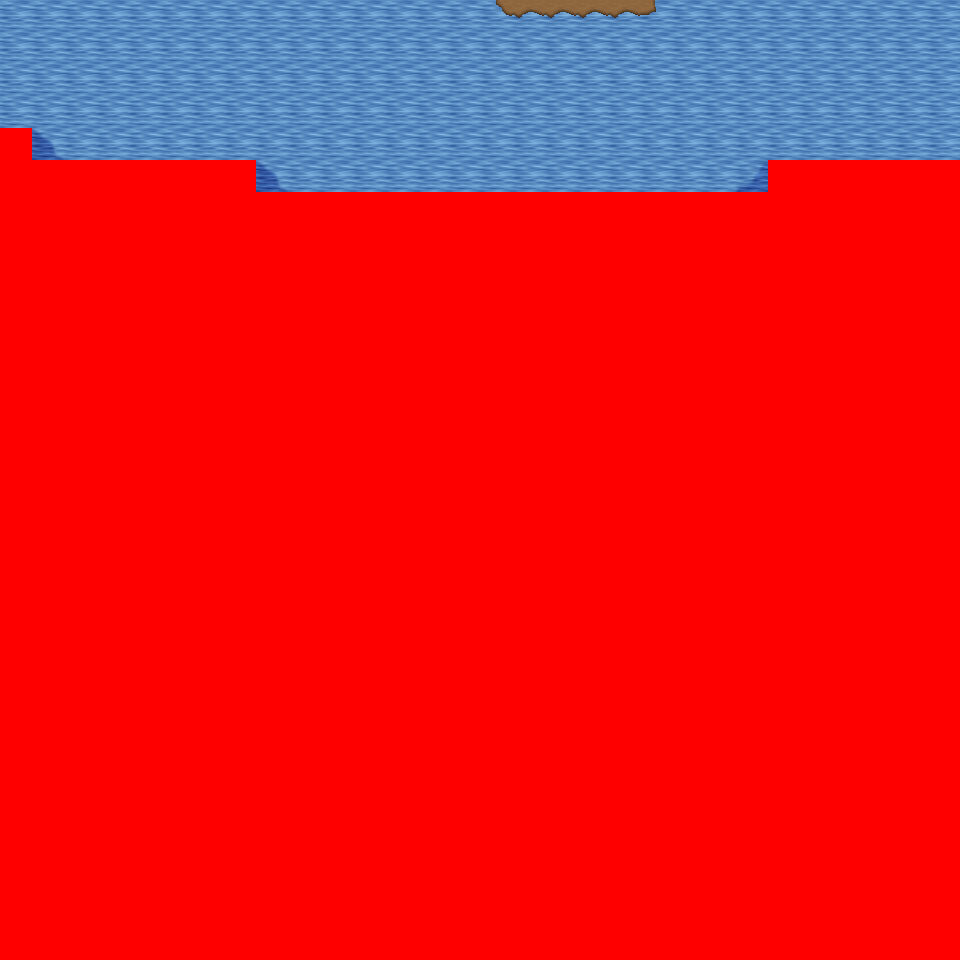

Rendered tile map (Tiled .tmx) drawn with the repository's tilesets; below, a short description and the map source with its tile grids summarised:
An orthogonal 30x30 tile map with 32x32 px tiles, 6 tile layers (Ground, Object, Object2, Above, ...), 37 tilesets and 3 objects (3x mapchange).

<map version="1.0" orientation="orthogonal" renderorder="right-down" width="30" height="30" tilewidth="32" tileheight="32" nextobjectid="4">
  <tileset firstgid="1" name="tileset_logic_collision" tilewidth="32" tileheight="32" tilecount="1" columns="1">
    <image source="../drawable/tileset_logic_collision.png" width="32" height="32" />
  </tileset>
  <tileset firstgid="2" name="tileset_ground_ground" tilewidth="32" tileheight="32" tilecount="33" columns="3">
    <image source="../drawable/tileset_ground_ground.png" width="96" height="352" />
  </tileset>
  <tileset firstgid="35" name="tileset_building_castle" tilewidth="32" tileheight="32" tilecount="320" columns="20">
    <image source="../drawable/tileset_building_castle.png" width="640" height="512" />
  </tileset>
  <tileset firstgid="355" name="tileset_item_weapon_cannon" tilewidth="32" tileheight="32" tilecount="12" columns="3">
    <image source="../drawable/tileset_item_weapon_cannon.png" width="96" height="128" />
  </tileset>
  <tileset firstgid="367" name="tileset_item_pot_barrels_1" tilewidth="32" tileheight="32" tilecount="8" columns="4">
    <image source="../drawable/tileset_item_pot_barrels_1.png" width="128" height="64" />
  </tileset>
  <tileset firstgid="375" name="tileset_ground_water_pool" tilewidth="32" tileheight="32" tilecount="72" columns="3">
    <image source="../drawable/tileset_ground_water_pool.png" width="96" height="768" />
  </tileset>
  <tileset firstgid="447" name="tileset_ground_earth_edges" tilewidth="32" tileheight="32" tilecount="18" columns="6">
    <image source="../drawable/tileset_ground_earth_edges.png" width="192" height="96" />
  </tileset>
  <tileset firstgid="465" name="tileset_ground_grass_edges" tilewidth="32" tileheight="32" tilecount="36" columns="12">
    <image source="../drawable/tileset_ground_grass_edges.png" width="384" height="96" />
  </tileset>
  <tileset firstgid="501" name="tileset_ground_grass_corners" tilewidth="32" tileheight="32" tilecount="24" columns="6">
    <image source="../drawable/tileset_ground_grass_corners.png" width="192" height="128" />
  </tileset>
  <tileset firstgid="525" name="tileset_plant_tree_tree_darkgreen" tilewidth="32" tileheight="32" tilecount="88" columns="8">
    <image source="../drawable/tileset_plant_tree_tree_darkgreen.png" width="256" height="352" />
  </tileset>
  <tileset firstgid="613" name="tileset_plant_stump_stump_vertical" tilewidth="32" tileheight="32" tilecount="1" columns="1">
    <image source="../drawable/tileset_plant_stump_stump_vertical.png" width="32" height="32" />
  </tileset>
  <tileset firstgid="614" name="tileset_building_decoration_pool" tilewidth="32" tileheight="32" tilecount="9" columns="3">
    <image source="../drawable/tileset_building_decoration_pool.png" width="96" height="96" />
  </tileset>
  <tileset firstgid="623" name="tileset_plant_vine" tilewidth="32" tileheight="32" tilecount="3" columns="1">
    <image source="../drawable/tileset_plant_vine.png" width="32" height="96" />
  </tileset>
  <tileset firstgid="626" name="tileset_plant_flower_leafy_daisy_red" tilewidth="32" tileheight="32" tilecount="8" columns="2">
    <image source="../drawable/tileset_plant_flower_leafy_daisy_red.png" width="64" height="128" />
  </tileset>
  <tileset firstgid="634" name="tileset_plant_flower_daisy_blue" tilewidth="32" tileheight="32" tilecount="8" columns="2">
    <image source="../drawable/tileset_plant_flower_daisy_blue.png" width="64" height="128" />
  </tileset>
  <tileset firstgid="642" name="tileset_plant_flower_daisy_white" tilewidth="32" tileheight="32" tilecount="8" columns="2">
    <image source="../drawable/tileset_plant_flower_daisy_white.png" width="64" height="128" />
  </tileset>
  <tileset firstgid="650" name="tileset_plant_flower_leafy_daisy_yellow" tilewidth="32" tileheight="32" tilecount="8" columns="2">
    <image source="../drawable/tileset_plant_flower_leafy_daisy_yellow.png" width="64" height="128" />
  </tileset>
  <tileset firstgid="658" name="tileset_plant_flower_foxgloves" tilewidth="32" tileheight="32" tilecount="4" columns="2">
    <image source="../drawable/tileset_plant_flower_foxgloves.png" width="64" height="64" />
  </tileset>
  <tileset firstgid="662" name="tileset_plant_tree_locust_tree" tilewidth="32" tileheight="32" tilecount="20" columns="4">
    <image source="../drawable/tileset_plant_tree_locust_tree.png" width="128" height="160" />
  </tileset>
  <tileset firstgid="682" name="tileset_furniture_chair_bench_iron" tilewidth="32" tileheight="32" tilecount="4" columns="2">
    <image source="../drawable/tileset_furniture_chair_bench_iron.png" width="64" height="64" />
  </tileset>
  <tileset firstgid="686" name="tileset_item_statue_seahorse" tilewidth="32" tileheight="32" tilecount="12" columns="4">
    <image source="../drawable/tileset_item_statue_seahorse.png" width="128" height="96" />
  </tileset>
  <tileset firstgid="698" name="tileset_building_decoration_chimney_brown_stacks" tilewidth="32" tileheight="32" tilecount="2" columns="1">
    <image source="../drawable/tileset_building_decoration_chimney_brown_stacks.png" width="32" height="64" />
  </tileset>
  <tileset firstgid="700" name="tileset_plant_flower_small_flower_bed_2" tilewidth="32" tileheight="32" tilecount="12" columns="3">
    <image source="../drawable/tileset_plant_flower_small_flower_bed_2.png" width="96" height="128" />
  </tileset>
  <tileset firstgid="712" name="tileset_plant_flower_flower_bed_1" tilewidth="32" tileheight="32" tilecount="35" columns="7">
    <image source="../drawable/tileset_plant_flower_flower_bed_1.png" width="224" height="160" />
  </tileset>
  <tileset firstgid="747" name="tileset_plant_flower_pointed_yellow" tilewidth="32" tileheight="32" tilecount="2" columns="2">
    <image source="../drawable/tileset_plant_flower_pointed_yellow.png" width="64" height="32" />
  </tileset>
  <tileset firstgid="749" name="tileset_plant_flower_red_white" tilewidth="32" tileheight="32" tilecount="16" columns="4">
    <image source="../drawable/tileset_plant_flower_red_white.png" width="128" height="128" />
  </tileset>
  <tileset firstgid="765" name="tileset_building_decoration_chimney" tilewidth="32" tileheight="32" tilecount="2" columns="1">
    <image source="../drawable/tileset_building_decoration_chimney.png" width="32" height="64" />
  </tileset>
  <tileset firstgid="767" name="tileset_furniture_light_lamp_blue" tilewidth="32" tileheight="32" tilecount="3" columns="1">
    <image source="../drawable/tileset_furniture_light_lamp_blue.png" width="32" height="96" />
  </tileset>
  <tileset firstgid="770" name="tileset_plant_tree_fall_trees" tilewidth="32" tileheight="32" tilecount="40" columns="8">
    <image source="../drawable/tileset_plant_tree_fall_trees.png" width="256" height="160" />
  </tileset>
  <tileset firstgid="810" name="tileset_plant_leaves" tilewidth="32" tileheight="32" tilecount="8" columns="4">
    <image source="../drawable/tileset_plant_leaves.png" width="128" height="64" />
  </tileset>
  <tileset firstgid="818" name="tileset_plant_flower_planted_containers" tilewidth="32" tileheight="32" tilecount="16" columns="4">
    <image source="../drawable/tileset_plant_flower_planted_containers.png" width="128" height="128" />
  </tileset>
  <tileset firstgid="834" name="tileset_building_decoration_banner" tilewidth="32" tileheight="32" tilecount="12" columns="1">
    <image source="../drawable/tileset_building_decoration_banner.png" width="32" height="384" />
  </tileset>
  <tileset firstgid="846" name="tileset_building_cottage" tilewidth="32" tileheight="32" tilecount="256" columns="16">
    <image source="../drawable/tileset_building_cottage.png" width="512" height="512" />
  </tileset>
  <tileset firstgid="1102" name="tileset_building_door_doors" tilewidth="32" tileheight="32" tilecount="256" columns="16">
    <image source="../drawable/tileset_building_door_doors.png" width="512" height="512" />
  </tileset>
  <tileset firstgid="1358" name="tileset_building_roof_thatched_roof" tilewidth="32" tileheight="32" tilecount="256" columns="16">
    <image source="../drawable/tileset_building_roof_thatched_roof.png" width="512" height="512" />
  </tileset>
  <tileset firstgid="1614" name="tileset_building_window_windows" tilewidth="32" tileheight="32" tilecount="256" columns="16">
    <image source="../drawable/tileset_building_window_windows.png" width="512" height="512" />
  </tileset>
  <tileset firstgid="1870" name="tileset_ground_ground_3" tilewidth="32" tileheight="32" tilecount="5" columns="5">
    <image source="../drawable/tileset_ground_ground_3.png" width="160" height="32" />
  </tileset>
  <layer name="Ground" width="30" height="30">
    <data>[900 cells, 240 non-empty, 5 distinct tile ids]</data>
  </layer>
  <layer name="Object" width="30" height="30">
    <data>[900 cells, 6 non-empty, 3 distinct tile ids]</data>
  </layer>
  <layer name="Object2" width="30" height="30">
    <data>[900 cells, 0 non-empty, 0 distinct tile ids]</data>
  </layer>
  <layer name="Above" width="30" height="30">
    <data>[900 cells, 0 non-empty, 0 distinct tile ids]</data>
  </layer>
  <layer name="Above2" width="30" height="30">
    <data>[900 cells, 0 non-empty, 0 distinct tile ids]</data>
  </layer>
  <layer name="Walkable" width="30" height="30">
    <data>[900 cells, 735 non-empty, 1 distinct tile ids]</data>
  </layer>
  <objectgroup name="MapEvents">
    <object id="1" name="north" type="mapchange" x="0" y="0" width="960" height="32">
      <properties>
        <property name="map" value="0_ados_mountain_n2_w2_x1_y3" />
        <property name="place" value="south" />
      </properties>
    </object>
    <object id="2" name="west" type="mapchange" x="0" y="0" width="32" height="128">
      <properties>
        <property name="map" value="0_ados_mountain_n2_w2_x0_y4" />
        <property name="place" value="east" />
      </properties>
    </object>
    <object id="3" name="east" type="mapchange" x="928" y="0" width="32" height="160">
      <properties>
        <property name="map" value="0_ados_mountain_n2_w2_x2_y4" />
        <property name="place" value="west" />
      </properties>
    </object>
  </objectgroup>
</map>
